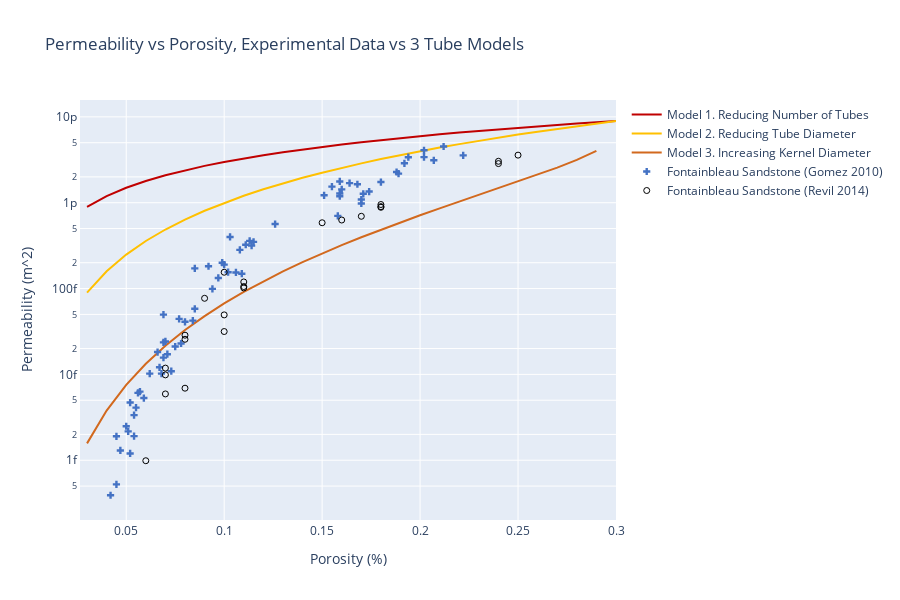

Here is the notebook cell this chart was saved with:
### Markdown cell above
> *Figure 2.10: The Velocity Profiles between the tube and the annulus are quite different. For the tube (blue), the maximum velocity is at the centre, when $r = 0$. For the annulus (brown), with a core of radius of $r_2 = 0.1 \cdot r_1$, the maximum velocity is not in the centre of the fluid ring, but at approximately $r = 0.45$*

The total flux through $N$ pipes with a kernel is

$$Q = Nq = -N \frac{\pi}{8\mu} \frac{\Delta P}{L \tau} r_1^4 (1 - \frac{r_2^2}{r_1^2})[1 + \frac{r_2^2}{r_1^2} + (1 - \frac{r_2^2}{r_1^2}) \frac{1}{\ln(r_2/r_1)}]$$

The absolute permeability is

$$k_{absolute} = \frac{N}{A\tau} \frac{\pi r_1^4}{8} (1 - \frac{r_2^2}{r_1^2})[1 + \frac{r_2^2}{r_1^2} + (1 - \frac{r_2^2}{r_1^2})\frac{1}{\ln (r_2/r_1)}]$$

The porosity of this block is then

$$ \phi = \frac{ \pi (r_1^2 - r_2^2)L_t}{AL_{sys}} = \frac{N \pi (r_1^2 - r_2^2) \tau}{A}$$

The Specific Surface Area $S$ is

$$S = \frac{N2 \pi (r_1 + r_2)L_t}{A L_{sys}} = \frac{N2\pi (r_1 + r_2) \tau}{A} = \frac{N\pi (r_1^2 - r_2^2) \tau}{A} \frac{1}{r_1 - r_2} = \frac{2 \phi}{r_1 - r_2}$$

The absolute permeability as a function of the porosity is then

$$k_{absolute} = \frac{\phi}{8 \tau^2} r_1^2 [1 + \frac{r_2^2}{r_1^2} + (1 - \frac{r_2^2}{r_1^2})\frac{1}{\ln (r_2/r_1)}]$$

### Permeability versus Porosity
Using the above simple descriptions, three simple porosity variations can be envisaged:
 1. The number of pipes $N$ varies,
 2. The number $N$ remains constant, but the radius $r_1$ varies
 3. The number $N$ remains constant, as does the radius $r_1$, but the kernel radius $r_2$ varies

This variation scheme is shown in Figure 2.10 below.


![title](images\permvariations.png)

> *Figure 2.10: Porosity reduction from that of the original block (left), by reducing the number of pipes (second from left), reducing the radius of pipes (third from the right) and increasing the radius of kernels (right). *

Consider a porous block with sides of  $10^{-3}m$, and a square cross section area of  $10^{-6}m^2$. It is penetrated by $N = 50$ identical round tubes with radius $r_1 = 3.09 \cdot 10^{-5}m$, with tortuosity $\tau = 2.0$. The resulting porosity is $\phi = N\pi r_1^2 \tau / A = 0.30$, and the permeability according to Eqn (74) is $k_{absolute} = 8.95 \cdot 10^{-12} m^2$.

The original block properties above are selected to match the porosity and permeability of classical Fontainbleau sandstone, and then the three variations in Fig. 2.10 above are applied. These three models are then compared to  experimental data measuring the permeability and porosity of Fontainbleau sandstone from two different studies (cite Reville-2014 and Gomez-2010) in the chart below.

### Code cell
import os
import pandas as pd
import warnings
warnings.filterwarnings('ignore')

# setup paths and filename
dirpath = os.getcwd()
datapath = dirpath + '\\data\\'
revilname = 'data\\revildata.csv'
gomezname = 'data\\gomez.csv'

T=2.0
A=np.power(10.0,-6)
N=50
b=3.09*np.power(10.0,-5)
pi=3.14159
Por0=N*pi*b*b*T/A

# setup porosity as a range from 0.03 to 0.3
i=np.arange(3,31)
por_i=i/100
# setup case A
N_i = (por_i * A)/(b*b*pi*T)
permA = ((pi*b*b*b*b)/(8*T*A))*N_i
# setup case B
innerB = (por_i * A)/(N*pi*T)
r_B = np.sqrt(innerB)
permB = ((N*pi)/(8*A*T))*np.power(r_B,4)
# setup case C
innerC = (1-((por_i * A)/(N*pi*T*b*b)))
r_C = np.sqrt(innerC)
r_C2= np.power(r_C,2)
p1=1-r_C2
p2=p1*(1+ r_C2 + p1/np.log(r_C))
permC = ((N*pi)/(8*A*T))*np.power(b,4)*p2

#read in experimental data
df_revil = pd.read_csv(revilname)
df_revil_por = df_revil['porosity']
df_revil_perm = df_revil['perm']
df_gomez = pd.read_csv(gomezname)
df_gomez_por = df_gomez['porosity']
df_gomez_perm = df_gomez['perm']
# convert to numpy
np_revil_por = df_revil_por.values
np_revil_perm = df_revil_perm.values
np_gomez_por = df_gomez_por.values
np_gomez_perm = df_gomez_perm.values

# Setup the Colours
blue = 'rgb(68, 114, 196)'    # Velocity
black = 'rgb(0,0,0)'          # V=1.0 m/s
red = 'rgb(192, 0, 0)'        # r at V=1.0m/s
yellow = 'rgb(255, 192, 0)'   # N=3, length to radius ratio
brown = 'rgb(210,105,30)'     # N=100

# setup lines
line0 = dict( # Pressure Line
    color = (red),
    width = 2
)
line1 = dict( # V=1m/s
    color = (yellow),
    width = 2
)
line2 = dict(
    color = (brown),
    width = 2
)

# setup markers
marker3 = dict(
    color = (blue),
    symbol = 'cross'
)
marker4 = dict(
    color = (black),
    symbol = 'circle-open'
)


# setup traces
trace0 = go.Scatter(
    y = permA,
    x = por_i,
    mode = 'lines',
    name = 'Model 1. Reducing Number of Tubes',
    line = line0
)
trace1 = go.Scatter(
    y = permB,
    x = por_i,
    mode = 'lines',
    name = 'Model 2. Reducing Tube Diameter',
    line = line1
)
trace2 = go.Scatter(
    y = permC,
    x = por_i,
    mode = 'lines',
    name = 'Model 3. Increasing Kernel Diameter',
    line = line2
)
trace3 = go.Scatter(
    y = np_revil_perm,
    x = np_revil_por,
    mode = 'markers',
    name = 'Fontainbleau Sandstone (Gomez 2010)',
    marker = marker3
)
trace4 = go.Scatter(
    y = np_gomez_perm,
    x = np_gomez_por,
    mode = 'markers',
    name = 'Fontainbleau Sandstone (Revil 2014)',
    marker = marker4
)


data = [trace0, trace1, trace2, trace3, trace4]

# setup the chart layout
layout = go.Layout(
    title = 'Permeability vs Porosity, Experimental Data vs 3 Tube Models',
    height=600,
    yaxis=dict(
        title='Permeability (m^2)',
        type='log',
        showline=True,
        autorange=True
    ),
    xaxis=dict(
        title='Porosity (%)',
        showline=True,
        autorange=True
    )
)
fig = go.Figure(data=data, layout=layout)
#py.iplot(fig)
fig.show()

### Figure 1 — Plotly figure (JSON) as saved in the notebook; plotly's stock layout.template omitted (floating-point values rounded to 4 significant figures)
{"data": [{"line": {"color": "rgb(192, 0, 0)", "width": 2}, "mode": "lines", "name": "Model 1. Reducing Number of Tubes", "type": "scatter", "x": [0.03, 0.04, 0.05, 0.06, 0.07, 0.08, 0.09, 0.1, 0.11, 0.12, 0.13, 0.14, 0.15, 0.16, 0.17, 0.18, 0.19, 0.2, 0.21, 0.22, 0.23, 0.24, 0.25, 0.26, 0.27, 0.28, 0.29, 0.3], "y": [8.951e-13, 1.194e-12, 1.492e-12, 1.79e-12, 2.089e-12, 2.387e-12, 2.685e-12, 2.984e-12, 3.282e-12, 3.581e-12, 3.879e-12, 4.177e-12, 4.476e-12, 4.774e-12, 5.072e-12, 5.371e-12, 5.669e-12, 5.968e-12, 6.266e-12, 6.564e-12, 6.863e-12, 7.161e-12, 7.459e-12, 7.758e-12, 8.056e-12, 8.355e-12, 8.653e-12, 8.951e-12]}, {"line": {"color": "rgb(255, 192, 0)", "width": 2}, "mode": "lines", "name": "Model 2. Reducing Tube Diameter", "type": "scatter", "x": [0.03, 0.04, 0.05, 0.06, 0.07, 0.08, 0.09, 0.1, 0.11, 0.12, 0.13, 0.14, 0.15, 0.16, 0.17, 0.18, 0.19, 0.2, 0.21, 0.22, 0.23, 0.24, 0.25, 0.26, 0.27, 0.28, 0.29, 0.3], "y": [8.952e-14, 1.592e-13, 2.487e-13, 3.581e-13, 4.874e-13, 6.366e-13, 8.057e-13, 9.947e-13, 1.204e-12, 1.432e-12, 1.681e-12, 1.95e-12, 2.238e-12, 2.546e-12, 2.875e-12, 3.223e-12, 3.591e-12, 3.979e-12, 4.387e-12, 4.814e-12, 5.262e-12, 5.73e-12, 6.217e-12, 6.724e-12, 7.252e-12, 7.799e-12, 8.366e-12, 8.952e-12]}, {"line": {"color": "rgb(210,105,30)", "width": 2}, "mode": "lines", "name": "Model 3. Increasing Kernel Diameter", "type": "scatter", "x": [0.03, 0.04, 0.05, 0.06, 0.07, 0.08, 0.09, 0.1, 0.11, 0.12, 0.13, 0.14, 0.15, 0.16, 0.17, 0.18, 0.19, 0.2, 0.21, 0.22, 0.23, 0.24, 0.25, 0.26, 0.27, 0.28, 0.29, 0.3], "y": [1.572e-15, 3.795e-15, 7.553e-15, 1.331e-14, 2.156e-14, 3.286e-14, 4.78e-14, 6.705e-14, 9.132e-14, 1.214e-13, 1.583e-13, 2.03e-13, 2.566e-13, 3.204e-13, 3.961e-13, 4.855e-13, 5.908e-13, 7.145e-13, 8.599e-13, 1.031e-12, 1.234e-12, 1.475e-12, 1.765e-12, 2.12e-12, 2.565e-12, 3.155e-12, 4.026e-12, null]}, {"marker": {"color": "rgb(68, 114, 196)", "symbol": "cross"}, "mode": "markers", "name": "Fontainbleau Sandstone (Gomez 2010)", "type": "scatter", "x": [0.066, 0.054, 0.057, 0.075, 0.069, 0.05, 0.106, 0.102, 0.097, 0.068, 0.202, 0.067, 0.222, 0.073, 0.084, 0.078, 0.085, 0.085, 0.168, 0.164, 0.159, 0.155, 0.151, 0.207, 0.212, 0.174, 0.17, 0.158, 0.1, 0.159, 0.159, 0.17, 0.045, 0.07, 0.092, 0.109, 0.069, 0.069, 0.18, 0.188, 0.189, 0.194, 0.052, 0.047, 0.059, 0.108, 0.103, 0.099, 0.056, 0.052, 0.08, 0.111, 0.113, 0.062, 0.094, 0.202, 0.045, 0.055, 0.16, 0.051, 0.114, 0.077, 0.171, 0.115, 0.192, 0.054, 0.126, 0.042, 0.071], "y": [1.82e-14, 3.35e-15, 6.3e-15, 2.11e-14, 4.97e-14, 2.49e-15, 1.54e-13, 1.55e-13, 1.33e-13, 1.02e-14, 3.4e-12, 1.21e-14, 3.56e-12, 1.09e-14, 4.23e-14, 2.29e-14, 5.81e-14, 1.72e-13, 1.64e-12, 1.69e-12, 1.77e-12, 1.54e-12, 1.22e-12, 3.12e-12, 4.52e-12, 1.35e-12, 9.81e-13, 7.02e-13, 1.9e-13, 1.28e-12, 1.19e-12, 1.09e-12, 1.9e-15, 2.42e-14, 1.82e-13, 1.49e-13, 1.57e-14, 2.36e-14, 1.74e-12, 2.28e-12, 2.18e-12, 3.39e-12, 1.2e-15, 1.3e-15, 5.3e-15, 2.82e-13, 3.99e-13, 2e-13, 6.1e-15, 4.7e-15, 4.1e-14, 3.24e-13, 3.59e-13, 1.02e-14, 9.92e-14, 4.08e-12, 5.24e-16, 4.1e-15, 1.43e-12, 2.17e-15, 3.16e-13, 4.44e-14, 1.27e-12, 3.5e-13, 2.88e-12, 1.91e-15, 5.64e-13, 3.91e-16, 1.72e-14]}, {"marker": {"color": "rgb(0,0,0)", "symbol": "circle-open"}, "mode": "markers", "name": "Fontainbleau Sandstone (Revil 2014)", "type": "scatter", "x": [0.07, 0.07, 0.07, 0.08, 0.1, 0.08, 0.11, 0.11, 0.09, 0.11, 0.1, 0.08, 0.15, 0.17, 0.16, 0.18, 0.18, 0.18, 0.25, 0.24, 0.24, 0.06, 0.1], "y": [9.869e-15, 5.922e-15, 1.184e-14, 6.908e-15, 4.935e-14, 2.566e-14, 1.017e-13, 1.056e-13, 7.698e-14, 1.194e-13, 1.549e-13, 2.862e-14, 5.843e-13, 6.948e-13, 6.287e-13, 9.001e-13, 9.524e-13, 8.843e-13, 3.583e-12, 2.856e-12, 3.039e-12, 9.869e-16, 3.158e-14]}], "layout": {"height": 600, "title": {"text": "Permeability vs Porosity, Experimental Data vs 3 Tube Models"}, "xaxis": {"autorange": true, "showline": true, "title": {"text": "Porosity (%)"}}, "yaxis": {"autorange": true, "showline": true, "title": {"text": "Permeability (m^2)"}, "type": "log"}}}
